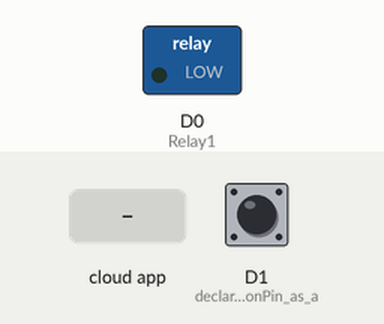
This sketch was run on a simulated ESP8266 (NodeMCU). Parts: switched loads named in the sketch (green lamp = pin HIGH). The test bench sets the inputs (shaded band); at power-on: D1 (declaring_buttonPin_as_a) HIGH. WiFi joins after 1.5 s; servers stay silent unless stated; no MQTT or app messages arrive unless stated; what the sketch prints to the serial monitor is not drawn.

Above: at 2.7 s.
2.8 s: the phone or cloud app sets ONOF to ON
At 3.1 s:
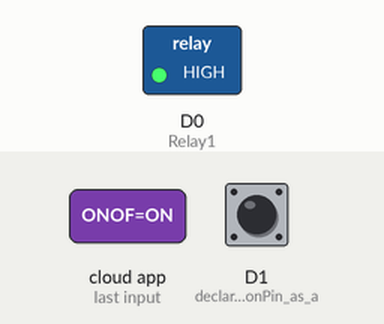
4.3 s: the phone or cloud app sets ONOF to OFF
At 4.6 s:
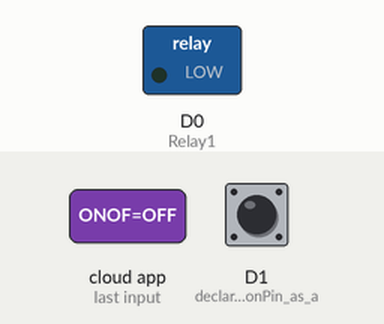
5.8 s: D1 (declaring_buttonPin_as_a) driven LOW
At 9.7 s:
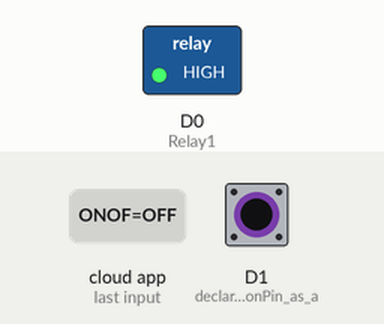
10.8 s: D1 (declaring_buttonPin_as_a) pulsed HIGH 2 times (0.12 s each, 0.3 s apart)
At 16.7 s:
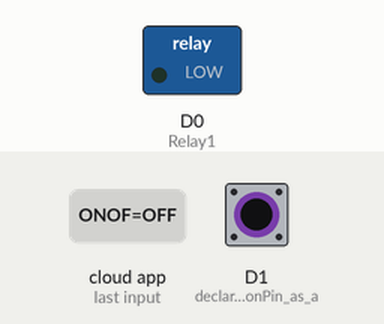
Timing chart, 0 to 18.2 s (numbered marks = the images above; inputs shaded):
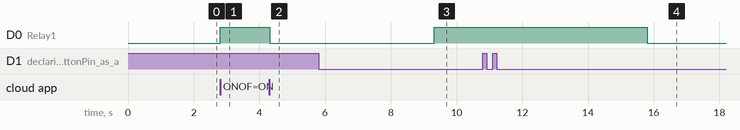

The sketch:

google_assistence_with_button.ino
```cpp
/* library used*/
#include <ESP8266WiFi.h>
#include "Adafruit_MQTT.h"
#include "Adafruit_MQTT_Client.h"

#define WIFI_SSID "shettynet"
#define WIFI_PASS "password"

#define MQTT_SERV "io.adafruit.com"
#define MQTT_PORT 1883
#define MQTT_NAME "AbhilashShetty"
#define MQTT_PASS "aio_qNkc03qRKk7nCvL41Epqhr45juTL"

int Relay1 = D0;
bool a;

WiFiClient client;
Adafruit_MQTT_Client mqtt(&client, MQTT_SERV, MQTT_PORT, MQTT_NAME, MQTT_PASS);

Adafruit_MQTT_Subscribe onoff = Adafruit_MQTT_Subscribe(&mqtt, MQTT_NAME "/f/ONOF");
Adafruit_MQTT_Publish LightsStatus = Adafruit_MQTT_Publish(&mqtt, MQTT_NAME "/f/LightsStatus");


void setup()
{
  a = true;
  Serial.begin(9600);     // set baudRate as 9600


  //Connect to WiFi
  Serial.print("\n\nConnecting Wifi>");
  WiFi.begin(WIFI_SSID, WIFI_PASS);

  while (WiFi.status() != WL_CONNECTED)
  {
    Serial.print(">");
    delay(50);
  }

  Serial.println("OK!");
  mqtt.subscribe(&onoff);                   //Subscribe to the onoff topic

  pinMode(Relay1, OUTPUT);                 // declaring Relay1 as a output pin of esp8266
  pinMode(D1, INPUT_PULLUP);               // declaring buttonPin as a input pullup pin
  digitalWrite(Relay1, LOW);               // set led in off state
 // Stop if already connected
  if (mqtt.connected() && mqtt.ping())
  {
    //    mqtt.disconnect();
    return;
  }

  int8_t ret;

  mqtt.disconnect();

  Serial.print("Connecting to MQTT... ");
  uint8_t retries = 3;
  while ((ret = mqtt.connect()) != 0)            // connect will return 0 for connected
  {
    Serial.println(mqtt.connectErrorString(ret));
    Serial.println("Retrying MQTT connection in 5 seconds...");
    mqtt.disconnect();
    delay(5000);  // wait 5 seconds
    retries--;
    if (retries == 0)
    {
      ESP.reset();
    }
  }
  Serial.println("MQTT Connected!");
}

void loop()
{
  //Connect/Reconnect to MQTT
  Button();                       // Button function to triger bulb
  googleAssistant();               //google assistant function to trigger bulb

  //Read from our subscription queue until we run out, or
  //wait up to 5 seconds for subscription to update
   //  if (!mqtt.ping())
  //  {
  //    mqtt.disconnect();
  //  }
}


void Button() {
  if (digitalRead(D1) == 0) {
    a = !a;
    if ( a == true) {
      Serial.println("Relay1low");
      digitalWrite(Relay1, LOW);
    }
    else if ( a == false) {
      Serial.println("Relay1high");
      digitalWrite(Relay1, HIGH);
      //delay(100);
    }
    while (digitalRead(D1) == 0);
  }
}
void googleAssistant(){
   Adafruit_MQTT_Subscribe * subscription;
  while ((subscription = mqtt.readSubscription(5000)))
  {
    //If we're in here, a subscription updated...
    if (subscription == &onoff)
    {

      //Print the new value to the serial monitor
      Serial.print("onoff: ");
      Serial.println((char*) onoff.lastread);

      //If the new value is  "ON", turn the light on.
      //Otherwise, turn it off.
      if (!strcmp((char*) onoff.lastread, "ON"))
      {
        //active low logic
        digitalWrite(Relay1, HIGH);
        LightsStatus.publish("ON");
      }
      else if (!strcmp((char*) onoff.lastread, "OFF"))
      {
        digitalWrite(Relay1, LOW);
        LightsStatus.publish("OFF");

      }
      else
      {
        LightsStatus.publish("ERROR");
      }
    }
    else
    {
      //LightsStatus.publish("ERROR");
    }
  }

}
```

Measured:
- after the input at 2.8 s, D0 (Relay1): LOW → HIGH at once
- after the input at 4.3 s, D0 (Relay1): HIGH → LOW at once
- after the input at 5.8 s, D0 (Relay1): LOW → HIGH after 3.5 s
- after the input at 10.8 s, D0 (Relay1): HIGH → LOW after 5.0 s
